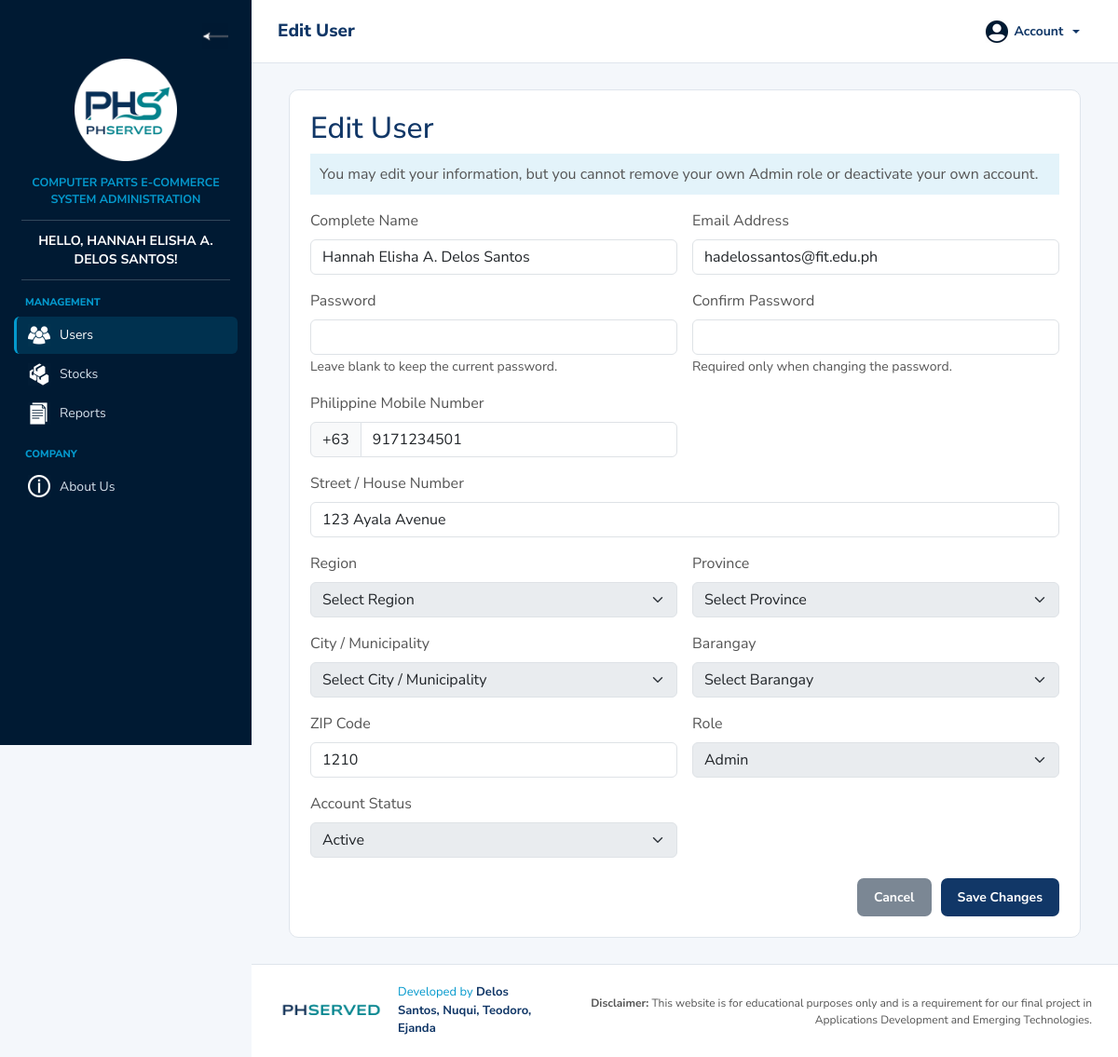
The app's page /seller/user_form.php?id=1 (signed in) with its own data.
### tables this page shows
CREATE TABLE `users` (
  `user_id` int(11) NOT NULL,
  `complete_name` varchar(150) NOT NULL,
  `email` varchar(150) NOT NULL,
  `password` varchar(255) NOT NULL,
  `street` varchar(150) NOT NULL,
  `barangay` varchar(100) NOT NULL,
  `city` varchar(100) NOT NULL,
  `province` varchar(100) NOT NULL,
  `zip_code` varchar(10) NOT NULL,
  `contact_number` varchar(20) NOT NULL,
  `role` varchar(20) NOT NULL DEFAULT 'Buyer',
  `account_status` varchar(20) NOT NULL DEFAULT 'Active',
  `is_confirmed` tinyint(4) NOT NULL DEFAULT 0,
  `confirm_token` varchar(255) DEFAULT NULL,
  `date_created` datetime DEFAULT current_timestamp()
);

### seller/user_form.php (the view, shortened to what this page needs)
<?php
require_once("../config/db_connect.php");
$admin_id = (int)$_SESSION["user_id"];
$user_id = isset($_GET["id"])
    ? (int)$_GET["id"]
    : 0;
$is_edit = $user_id > 0;
$complete_name = "";
$email = "";
$street = "";
$barangay = "";
$city = "";
$province = "";
$zip_code = "";
$contact_input = "";
$role = "Buyer";
$account_status = "Active";
if ($is_edit) {
    $find_sql =
        "SELECT *
         FROM users
         WHERE user_id = $user_id";
    $find_result =
        mysqli_query($conn, $find_sql);
    $current_user =
        mysqli_fetch_assoc($find_result);
    $complete_name =
        $current_user["complete_name"];
    $email =
        $current_user["email"];
    $street =
        $current_user["street"];
    $barangay =
        $current_user["barangay"];
    $city =
        $current_user["city"];
    $province =
        $current_user["province"];
    $zip_code =
        $current_user["zip_code"];
    $contact_input =
        preg_replace(
            "/^\+63/",
            "",
            $current_user["contact_number"]
        );
    $role =
        $current_user["role"];
    $account_status =
        $current_user["account_status"];
}
$page_title =
    $is_edit ? "Edit User" : "Add User";
include("includes/header.php");
include("includes/sidebar.php");
?>
<div class="main-wrapper" id="mainWrapper">
    <?php include("includes/top_nav.php"); ?>
    <main class="page-content">
        <div class="user-form-card">
            <h2>
                <?php echo htmlspecialchars($page_title); ?>
            </h2>
            <?php if (
                $is_edit &&
                $user_id == $admin_id
            ): ?>
                <p class="user-form-note">
                    You may edit your information, but you cannot
                    remove your own Admin role or deactivate your
                    own account.
                </p>
            <?php endif; ?>
            <form
                method="POST"
                action="user_form.php<?php
                    echo $is_edit
                        ? "?id=" . $user_id
                        : "";
                ?>"
            >
                <div class="row g-3">
                    <div class="col-md-6">
                        <label class="form-label">
                            Complete Name
                        </label>
                        <input
                            type="text"
                            name="complete_name"
                            class="form-control"
                            value="<?php
                                echo htmlspecialchars(
                                    $complete_name
                                );
                            ?>"
                            required
                        >
                    </div>
                    <div class="col-md-6">
                        <label class="form-label">
                            Email Address
                        </label>
                        <input
                            type="email"
                            name="email"
                            class="form-control"
                            value="<?php
                                echo htmlspecialchars($email);
                            ?>"
                            required
                        >
                    </div>
                    <div class="col-md-6">
                        <label class="form-label">
                            Password
                        </label>
                        <input
                            type="password"
                            name="password"
                            class="form-control"
                            <?php echo !$is_edit ? "required" : ""; ?>
                        >
                        <?php if ($is_edit): ?>
                            <small>
                                Leave blank to keep the current password.
                            </small>
                        <?php endif; ?>
                    </div>
                    <div class="col-md-6">
                        <label class="form-label">
                            Confirm Password
                        </label>
                        <input
                            type="password"
                            name="confirm_password"
                            class="form-control"
                            <?php echo !$is_edit ? "required" : ""; ?>
                        >
                        <?php if ($is_edit): ?>
                            <small>
                                Required only when changing the password.
                            </small>
                        <?php endif; ?>
                    </div>
                    <div class="col-md-6">
                        <label class="form-label">
                            Philippine Mobile Number
                        </label>
                        <div class="input-group">
                            <span class="input-group-text">
                                +63
                            </span>
                            <input
                                type="text"
                                name="contact_number"
                                class="form-control"
                                value="<?php
                                    echo htmlspecialchars(
                                        $contact_input
                                    );
                                ?>"
                                pattern="9[0-9]{9}"
                                minlength="10"
                                maxlength="10"
                                required
                            >
                        </div>
                    </div>
                    <div class="col-12">
                        <label class="form-label">
                            Street / House Number
                        </label>
                        <input
                            type="text"
                            name="street"
                            class="form-control"
                            value="<?php
                                echo htmlspecialchars($street);
                            ?>"
                            required
                        >
                    </div>
                    <div class="col-md-6">
                        <label class="form-label">
                            Region
                        </label>
                        <select
                            name="region"
                            id="region"
                            class="form-select"
                            disabled
                            required
                        >
                            <option value="">Select Region</option>
                        </select>
                    </div>
                    <div class="col-md-6">
                        <label class="form-label">
                            Province
                        </label>
                        <select
                            name="province"
                            id="province"
                            class="form-select"
                            data-selected="<?php echo htmlspecialchars($province); ?>"
                            disabled
                            required
                        >
                            <option value="">Select Province</option>
                        </select>
                    </div>
                    <div class="col-md-6">
                        <label class="form-label">
                            City / Municipality
                        </label>
                        <select
                            name="city"
                            id="city"
                            class="form-select"
                            data-selected="<?php echo htmlspecialchars($city); ?>"
                            disabled
                            required
                        >
                            <option value="">Select City / Municipality</option>
                        </select>
                    </div>
                    <div class="col-md-6">
                        <label class="form-label">
                            Barangay
                        </label>
                        <select
                            name="barangay"
                            id="barangay"
                            class="form-select"
                            data-selected="<?php echo htmlspecialchars($barangay); ?>"
                            disabled
                            required
                        >
                            <option value="">Select Barangay</option>
                        </select>
                    </div>
                    <div class="col-md-6">
                        <label class="form-label">
                            ZIP Code
                        </label>
                        <input
                            type="text"
                            name="zip_code"
                            class="form-control"
                            value="<?php
                                echo htmlspecialchars($zip_code);
                            ?>"
                            required
                        >
                    </div>
                    <div class="col-md-6">
                        <label class="form-label">
                            Role
                        </label>
                        <select
                            name="role"
                            class="form-select"
                            <?php
                            echo (
                                $is_edit &&
                                $user_id == $admin_id
                            ) ? "disabled" : "";
                            ?>
                        >
                            <option
                                value="Admin"
                                <?php
                                echo $role == "Admin"
                                    ? "selected"
                                    : "";
                                ?>
                            >
                                Admin
                            </option>
                        </select>
                    </div>
                    <div class="col-md-6">
                        <label class="form-label">
                            Account Status
                        </label>
                        <select
                            name="account_status"
                            class="form-select"
                            <?php
                            echo (
                                $is_edit &&
                                $user_id == $admin_id
                            ) ? "disabled" : "";
                            ?>
                        >
                            <option
                                value="Active"
                                <?php
                                echo $account_status == "Active"
                                    ? "selected"
                                    : "";
                                ?>
                            >
                                Active
                            </option>
                        </select>
                    </div>
                </div>
                <div class="user-form-actions">
                    <a
                        href="users.php"
                        class="phserved-button phserved-button-secondary"
                    >
                        Cancel
                    </a>
                    <button
                        type="submit"
                        class="phserved-button"
                    >
                        <?php
                        echo $is_edit
                            ? "Save Changes"
                            : "Add User";
                        ?>
                    </button>
                </div>
            </form>
        </div>
    </main>
    <?php include("../includes/footer.php"); ?>

### assets/css/style.css (style rules this page uses)
:root { --primary-blue: #113767; --accent-blue: #0499cd; --night-blue: #001a33; --dark-gray: #555555; --light-gray: #f4f7fb; --border-color: #dfe5ec; --white: #ffffff; --sidebar-width: 270px; --collapsed-sidebar-width: 85px; }
* { box-sizing: border-box; }
html, body { margin: 0; padding: 0; min-height: 100%; }
body { background-color: var(--light-gray); color: var(--dark-gray); font-family: "Nunito Sans", sans-serif; }
a { color: inherit; text-decoration: none; }
.main-wrapper { min-height: 100vh; margin-left: var(--sidebar-width); transition: margin-left 0.2s; }
.page-content { width: 100%; max-width: 1400px; min-height: calc(100vh - 68px); margin: 0 auto; padding: 28px; }
.phserved-button { display: inline-block; padding: 10px 18px; border: 0; border-radius: 7px; background-color: var(--primary-blue); color: var(--white); font-size: 14px; font-weight: 700; cursor: pointer; }
.phserved-button-secondary { background-color: #7b8794; }
.users-heading h2, .user-form-card h2 { color: var(--primary-blue); }
.user-form-card { max-width: 850px; margin: auto; padding: 22px; background: var(--white); border: 1px solid var(--border-color); border-radius: 10px; }
.user-form-actions { display: flex; justify-content: flex-end; gap: 10px; margin-top: 22px; }
.user-form-note { padding: 10px; background: #e3f3fa; }

### records on screen
users: complete_name "Hannah Elisha A. Delos Santos", email "hadelossantos@fit.edu.ph", contact_number "9171234501", street "123 Ayala Avenue", zip_code "1210", role "Admin", account_status "Active"

### other values on screen
$admin_name "HANNAH ELISHA A. DELOS SANTOS"
$page_title "Edit User"
